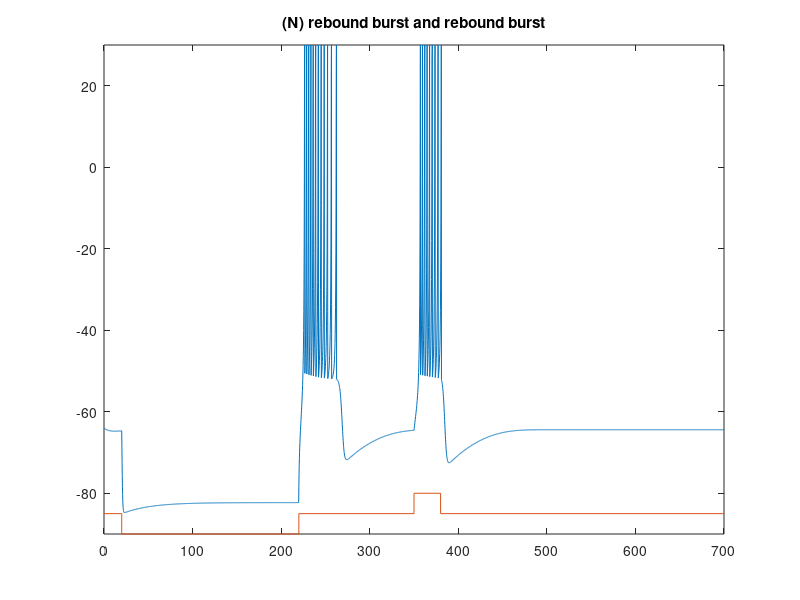

Write the MATLAB code that produced this figure.
tic
a=0.03; b=0.25; c=-52;  d=0;
V=-64;  u=b*V;
T_end = 700;
tau = 0.2;  tspan = 0:tau:T_end;
T1=20;
current_span = 200;

VV=zeros(1, length(tspan));  
uu=zeros(1, length(tspan));

T2 = 350;
current_span2 = 30;
for t=tspan
    if (t>T1) & (t < T1+current_span) 
        I=-20;
    elseif (t>T2) & (t < T2+current_span2)
        I=2;
    else
        I=0;
    end;
    V = V + tau*(0.04*V^2+5*V+140-u+I);
    u = u + tau*a*(b*V-u);
    if V > 30
        VV(1, round(t/tau + 1))=30;
        V = c;
        u = u + d;
    else
        VV(1, round(t/tau + 1))=V;
    end;
    uu(1, round(t/tau + 1))=u;
end;
toc

plot(tspan,VV,[0 T1 T1 (T1+current_span) (T1+current_span) T2 T2 (T2+current_span2) (T2+current_span2) max(tspan)],-85+[0 0 -5 -5 0 0 5 5 0 0]);
axis([0 max(tspan) -90 30])
title('(N) rebound burst and rebound burst');
